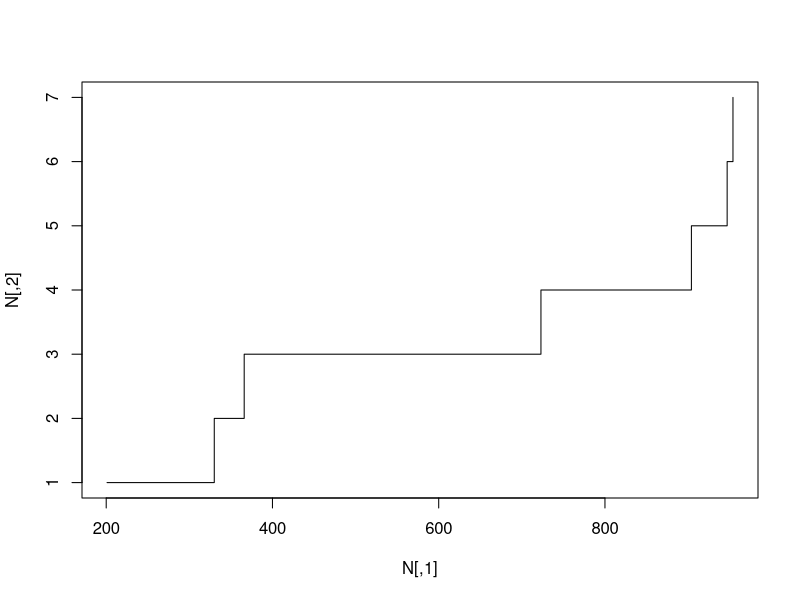

Here is the R script that generated this plot:
poisson <- function(l, dt) {
  p <- l*dt*exp(-l*dt)
  x <- runif(1)
  return (x  < p)
}

lambda <- 0.1
kms <- 100
dt <- 0.1
n <- kms / dt

N <- NULL
D <- NULL
N_t <- 0
D_t <- 0
for (t in 1:n) {
  if (poisson(lambda, dt)) {
    N_t <- N_t + 1
    N <- rbind(N, c(t, N_t))
    D <- rbind(D, c(N_t, D_t))
    D_t <- 0
  }
  else {
    D_t <- D_t + 1
  }
}
plot(N, type = "s")
# plot(D)